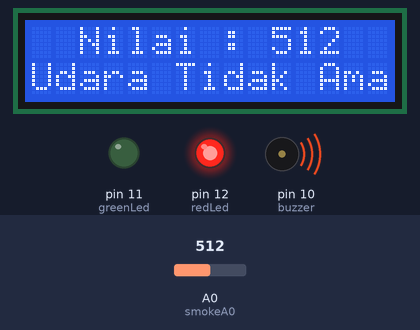
Bench run of a sketch on a simulated Arduino Uno, built with avr-gcc and run on an emulated ATmega328P. On the bench: 15×2 character LCD, output pins drawn as LEDs (lit = HIGH), buzzer (waves = sounding). Inputs (shaded band) come from the test bench; at power-on: A0 (smokeA0) = 512. What the sketch prints to the serial monitor is not drawn.

Above: at 1.2 s.
1.3 s: A0 (smokeA0) set to 259
At 1.57 s:
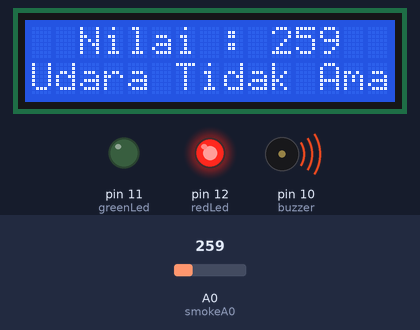
4.3 s: A0 (smokeA0) set to 240
At 4.54 s:
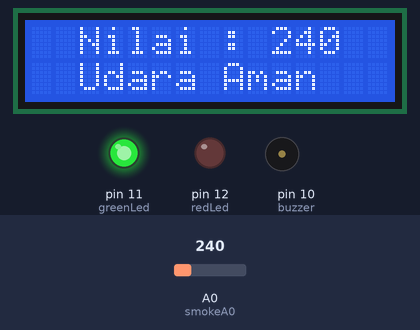
6.5 s: A0 (smokeA0) set to 260
At 6.8 s:
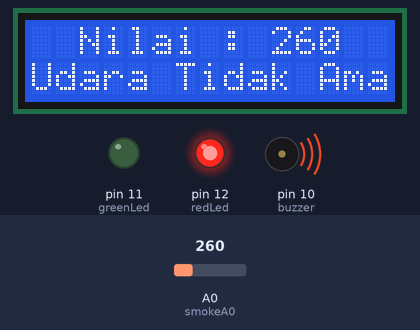
8.1 s: A0 (smokeA0) set to 0
At 8.34 s:
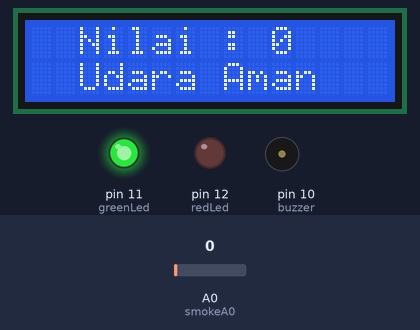
11.1 s: A0 (smokeA0) set to 1023
At 11.42 s:
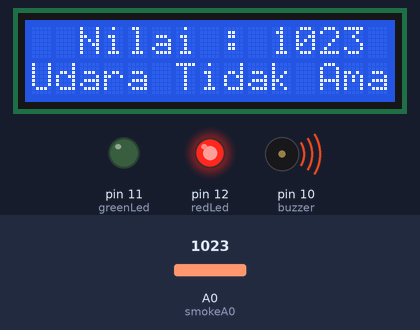
14.1 s: A0 (smokeA0) set to 991
At 14.43 s:
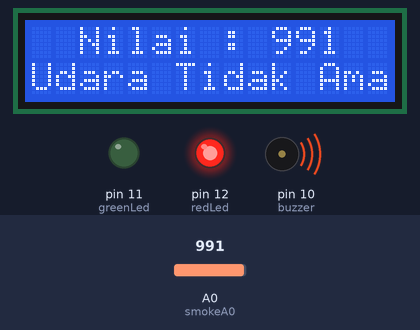
Timing chart, 0 to 17.1 s (numbered marks = the images above; inputs shaded):
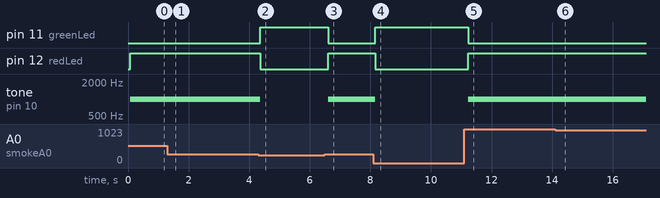

The sketch:

gas.ino
```cpp
#include <LiquidCrystal_I2C.h>
LiquidCrystal_I2C lcd(0x27, 16, 2);

int redLed = 12;
int greenLed = 11;
int buzzer = 10;
int smokeA0 = A0;
// Your threshold value
int sensorThres = 250;
int analogSensor = 0;

void setup() {
  pinMode(redLed, OUTPUT);
  pinMode(greenLed, OUTPUT);
  pinMode(buzzer, OUTPUT);
  pinMode(smokeA0, INPUT);
  lcd.begin(15,2);
  Serial.begin(9600);
       lcd.backlight();
}

void loop() {
  analogSensor = analogRead(smokeA0);
  lcd.setCursor(2,0);
  lcd.print("Nilai : " + String(analogSensor));

  Serial.print("Pin A0: ");
  Serial.println(analogSensor);
  // Checks if it has reached the threshold value
  if (analogSensor > sensorThres)
  {
    digitalWrite(redLed, HIGH);
    digitalWrite(greenLed, LOW);
    tone(buzzer, 1000, 200);
    lcd.setCursor(0,1);

    lcd.print("Udara Tidak Aman");
  }
  else
  {
    digitalWrite(redLed, LOW);
    digitalWrite(greenLed, HIGH);
    noTone(buzzer);
    lcd.setCursor(2,1);

    lcd.print("Udara Aman");
  }
  delay(100);
  lcd.clear();
}
```

Measured:
- the behaviour switches between 251 and 250 on A0 (smokeA0) (found by bisection; images 1 and 2)
- after the input at 1.3 s, the display: changes after 0.09 s (image 1)
- after the input at 4.3 s, pin 11 (greenLed): LOW → HIGH after 0.06 s; pin 12 (redLed): HIGH → LOW after 0.06 s; tone on pin 10 (buzzer): 1000 Hz → silent after 0.06 s; the display: changes after 0.07 s (image 2)
- after the input at 6.5 s, pin 11 (greenLed): HIGH → LOW after 0.10 s; pin 12 (redLed): LOW → HIGH after 0.10 s; tone on pin 10 (buzzer): silent → 1000 Hz after 0.10 s; the display: first differs from a run without the input after 0.12 s (image 3)
- after the input at 8.1 s, pin 11 (greenLed): LOW → HIGH after 0.06 s; pin 12 (redLed): HIGH → LOW after 0.06 s; tone on pin 10 (buzzer): 1000 Hz → silent after 0.06 s; the display: first differs from a run without the input after 0.07 s (image 4)
- after the input at 11.1 s, pin 11 (greenLed): HIGH → LOW after 0.13 s; pin 12 (redLed): LOW → HIGH after 0.13 s; tone on pin 10 (buzzer): silent → 1000 Hz after 0.13 s; the display: first differs from a run without the input after 0.14 s (image 5)
- after the input at 14.1 s, the display: changes after 0.15 s (image 6)
